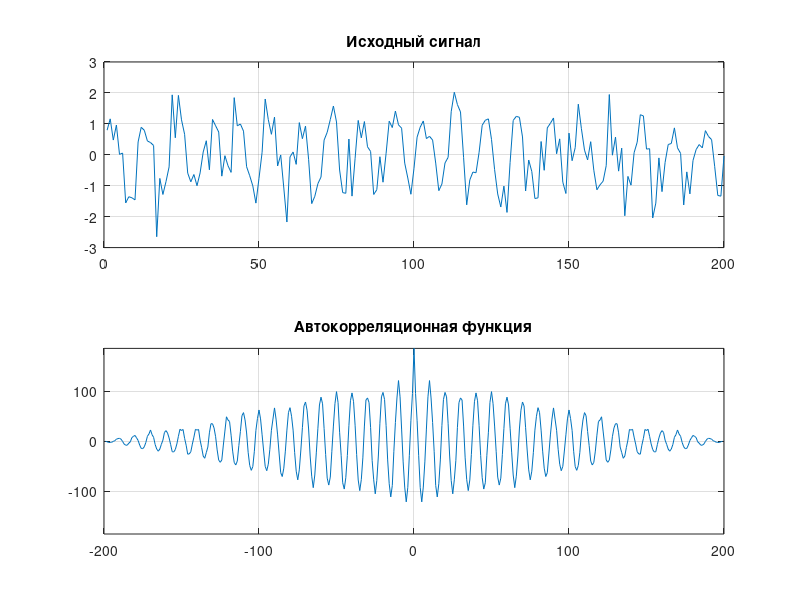

The MATLAB source for this figure:
clear, clc, close all;

fs = 100;
ts = 0:1/fs:2-1/fs;
N =length(ts);

x = sin(2*pi*10*ts);
x = awgn(x,5); % Добавить белый Гауссов шум
subplot(2,1,1);
plot(x), grid on,title ('Исходный сигнал');

[xc, lags] = xcorr(x);
subplot(2,1,2);
plot (lags, xc), grid on ,ylim([-max(xc) max(xc)]);
title ('Автокорреляционная функция');
